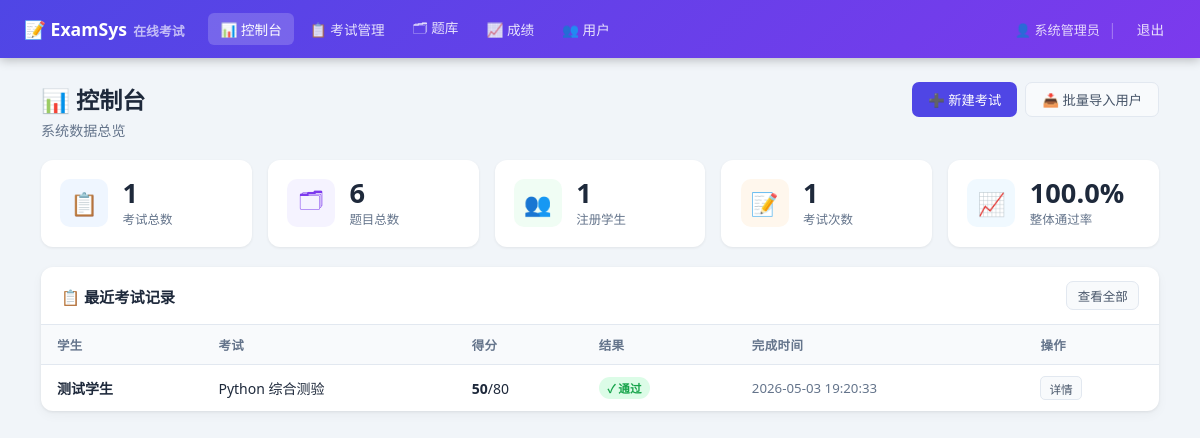
The page /admin (signed in) on the database its author committed.
### tables this page shows
CREATE TABLE exam_records (
        id          INTEGER PRIMARY KEY AUTOINCREMENT,
        exam_id     INTEGER NOT NULL,
        user_id     INTEGER NOT NULL,
        answers     TEXT,
        score       INTEGER DEFAULT 0,
        total       INTEGER DEFAULT 0,
        passed      INTEGER DEFAULT 0,
        started_at  TEXT DEFAULT (datetime('now','localtime')),
        finished_at TEXT,
        time_used   INTEGER DEFAULT 0,
        FOREIGN KEY(exam_id) REFERENCES exams(id),
        FOREIGN KEY(user_id) REFERENCES users(id)
    );

CREATE TABLE users (
        id         INTEGER PRIMARY KEY AUTOINCREMENT,
        username   TEXT UNIQUE NOT NULL,
        password   TEXT NOT NULL,
        role       TEXT NOT NULL DEFAULT 'student',
        name       TEXT,
        created_at TEXT DEFAULT (datetime('now','localtime'))
    );

CREATE TABLE exams (
        id          INTEGER PRIMARY KEY AUTOINCREMENT,
        title       TEXT NOT NULL,
        description TEXT,
        duration    INTEGER DEFAULT 60,
        pass_score  INTEGER DEFAULT 60,
        shuffle     INTEGER DEFAULT 1,
        status      TEXT DEFAULT 'draft',
        created_by  INTEGER,
        created_at  TEXT DEFAULT (datetime('now','localtime')),
        FOREIGN KEY(created_by) REFERENCES users(id)
    );

### app.py (the view)
@app.route('/admin')
@admin_required
def admin_dashboard():
    db = get_db()
    tr = db.execute("SELECT COUNT(*) FROM exam_records WHERE finished_at IS NOT NULL").fetchone()[0]
    pr = db.execute("SELECT COUNT(*) FROM exam_records WHERE passed=1").fetchone()[0]
    stats = {
        'exams':    db.execute("SELECT COUNT(*) FROM exams").fetchone()[0],
        'users':    db.execute("SELECT COUNT(*) FROM users WHERE role='student'").fetchone()[0],
        'records':  tr,
        'pass_rate':round(pr/tr*100,1) if tr else 0,
        'questions':db.execute("SELECT COUNT(*) FROM questions").fetchone()[0],
    }
    recent = db.execute(
        "SELECT er.*,u.name uname,e.title etitle FROM exam_records er "
        "JOIN users u ON er.user_id=u.id JOIN exams e ON er.exam_id=e.id "
        "WHERE er.finished_at IS NOT NULL ORDER BY er.finished_at DESC LIMIT 8"
    ).fetchall()
    return render_template('admin_dashboard.html', stats=stats, recent=recent)

### app.py (called while the page is built)
def get_db():
    if 'db' not in g:
        g.db = sqlite3.connect(DB_PATH)
        g.db.row_factory = sqlite3.Row
        g.db.execute("PRAGMA journal_mode=WAL")
    return g.db

def login_required(f):
    @wraps(f)
    def d(*a,**kw):
        if 'user_id' not in session:
            flash('请先登录','warning'); return redirect(url_for('login'))
        return f(*a,**kw)
    return d

def admin_required(f):
    @wraps(f)
    def d(*a,**kw):
        if session.get('role') != 'admin':
            flash('权限不足','danger'); return redirect(url_for('index'))
        return f(*a,**kw)
    return login_required(d)

### templates/admin_dashboard.html (shortened to what this page needs)
{% extends 'base.html' %}
{% block content %}
<div class="ph"><div><h1>📊 控制台</h1><p>系统数据总览</p></div>
  <div class="flex gap1">
    <a href="{{ url_for('admin_exam_edit') }}" class="btn bp">➕ 新建考试</a>
    <a href="{{ url_for('admin_users_import') }}" class="btn bsec">📥 批量导入用户</a>
  </div>
</div>
<div class="stats">
  <div class="stat"><div class="si b">📋</div><div><div class="sv">{{ stats.exams }}</div><div class="sl">考试总数</div></div></div>
  <div class="stat"><div class="si p">🗂</div><div><div class="sv">{{ stats.questions }}</div><div class="sl">题目总数</div></div></div>
  <div class="stat"><div class="si g">👥</div><div><div class="sv">{{ stats.users }}</div><div class="sl">注册学生</div></div></div>
  <div class="stat"><div class="si o">📝</div><div><div class="sv">{{ stats.records }}</div><div class="sl">考试次数</div></div></div>
  <div class="stat"><div class="si i">📈</div><div><div class="sv">{{ stats.pass_rate }}%</div><div class="sl">整体通过率</div></div></div>
</div>
<div class="card">
  <div class="card-hd"><h3>📋 最近考试记录</h3><a href="{{ url_for('admin_records') }}" class="btn bsec btn-sm">查看全部</a></div>
  <div class="tw">
    <table>
      <thead><tr><th>学生</th><th>考试</th><th>得分</th><th>结果</th><th>完成时间</th><th>操作</th></tr></thead>
      <tbody>
        {% for r in recent %}
        <tr>
          <td><strong>{{ r.uname }}</strong></td>
          <td>{{ r.etitle }}</td>
          <td><strong>{{ r.score }}</strong>/{{ r.total }}</td>
          <td>{% if r.passed %}<span class="badge bv-g">✓ 通过</span>{% else %}<span class="badge bv-r">✗ 未通</span>{% endif %}</td>
          <td class="muted">{{ r.finished_at }}</td>
          <td><a href="{{ url_for('admin_record_detail', rid=r.id) }}" class="btn bsec btn-xs">详情</a></td>
        </tr>
        {% else %}
        <tr><td colspan="6" class="tc muted" style="padding:2rem">暂无记录</td></tr>
        {% endfor %}
      </tbody>
    </table>
  </div>
</div>
{% endblock %}

### templates/base.html (style rules this page uses)
* { box-sizing:border-box;margin:0;padding:0 }
:root { --pri:#4f46e5;--pri2:#7c3aed;--ok:#16a34a;--err:#dc2626;--warn:#d97706;--info:#2563eb; --bg:#f1f5f9;--card:#fff;--border:#e2e8f0;--text:#1e293b;--muted:#64748b;--light:#f8fafc }
body { font-family:'Segoe UI',system-ui,sans-serif;background:var(--bg);color:var(--text);min-height:100vh }
a { color:var(--pri);text-decoration:none }
.ph { display:flex;align-items:flex-start;justify-content:space-between;gap:1rem; margin-bottom:1.25rem;flex-wrap:wrap }
.ph h1 { font-size:1.45rem;color:var(--text);display:flex;align-items:center;gap:.45rem }
.ph p { color:var(--muted);font-size:.88rem;margin-top:.25rem }
.card { background:var(--card);border-radius:12px; box-shadow:0 1px 3px rgba(0,0,0,.07),0 4px 12px rgba(0,0,0,.04);margin-bottom:1.25rem }
.card-hd { padding:.9rem 1.25rem;border-bottom:1px solid var(--border); display:flex;align-items:center;justify-content:space-between;gap:.5rem }
.card-hd h3 { font-size:.95rem;font-weight:600 }
.stats { display:grid;grid-template-columns:repeat(auto-fit,minmax(160px,1fr));gap:1rem;margin-bottom:1.25rem }
.stat { background:var(--card);border-radius:12px;padding:1.2rem; box-shadow:0 1px 3px rgba(0,0,0,.07);display:flex;align-items:center;gap:.9rem }
.si { width:48px;height:48px;border-radius:10px;display:flex;align-items:center; justify-content:center;font-size:1.4rem;flex-shrink:0 }
.si.b { background:#eff6ff;color:#3b82f6 }
.si.p { background:#f5f3ff;color:var(--pri2) }
.si.g { background:#f0fdf4;color:var(--ok) }
.si.o { background:#fff7ed;color:#ea580c }
.si.i { background:#f0f9ff;color:#0284c7 }
.sv { font-size:1.7rem;font-weight:800;color:var(--text);line-height:1 }
.sl { font-size:.78rem;color:var(--muted);margin-top:.2rem }
.tw { overflow-x:auto }
table { width:100%;border-collapse:collapse }
th,td { padding:.65rem 1rem;text-align:left;border-bottom:1px solid var(--border);font-size:.875rem }
th { background:var(--light);font-weight:600;color:var(--muted);font-size:.78rem; text-transform:uppercase;letter-spacing:.4px;white-space:nowrap }
tr:last-child td { border-bottom:none }
.btn { display:inline-flex;align-items:center;gap:.3rem;padding:.45rem 1rem;border-radius:7px; font-size:.83rem;font-weight:500;cursor:pointer;border:none;transition:all .18s; white-space:nowrap;text-decoration:none!important }
.bp { background:var(--pri);color:#fff }
.bsec { background:var(--light);color:#475569;border:1px solid var(--border) }
.btn-sm { padding:.28rem .65rem;font-size:.78rem }
.btn-xs { padding:.18rem .5rem;font-size:.73rem;border-radius:5px }
.badge { display:inline-flex;align-items:center;padding:.18rem .55rem;border-radius:20px; font-size:.72rem;font-weight:600;white-space:nowrap }
.bv-g { background:#dcfce7;color:var(--ok) }
.flex { display:flex }
.gap1 { gap:.5rem }
.muted { color:var(--muted);font-size:.83rem }

### rows shown on the page
exam_records: uname "测试学生", etitle "Python 综合测验", score "50", total "80", passed "✓ 通过", finished_at "2026-05-03 19:20:33"

### other values the page prints
{{ session.name }} "系统管理员"
{{ stats.exams }} "1"
{{ stats.questions }} "6"
{{ stats.users }} "1"
{{ stats.records }} "1"
{{ stats.pass_rate }} "100.0"
